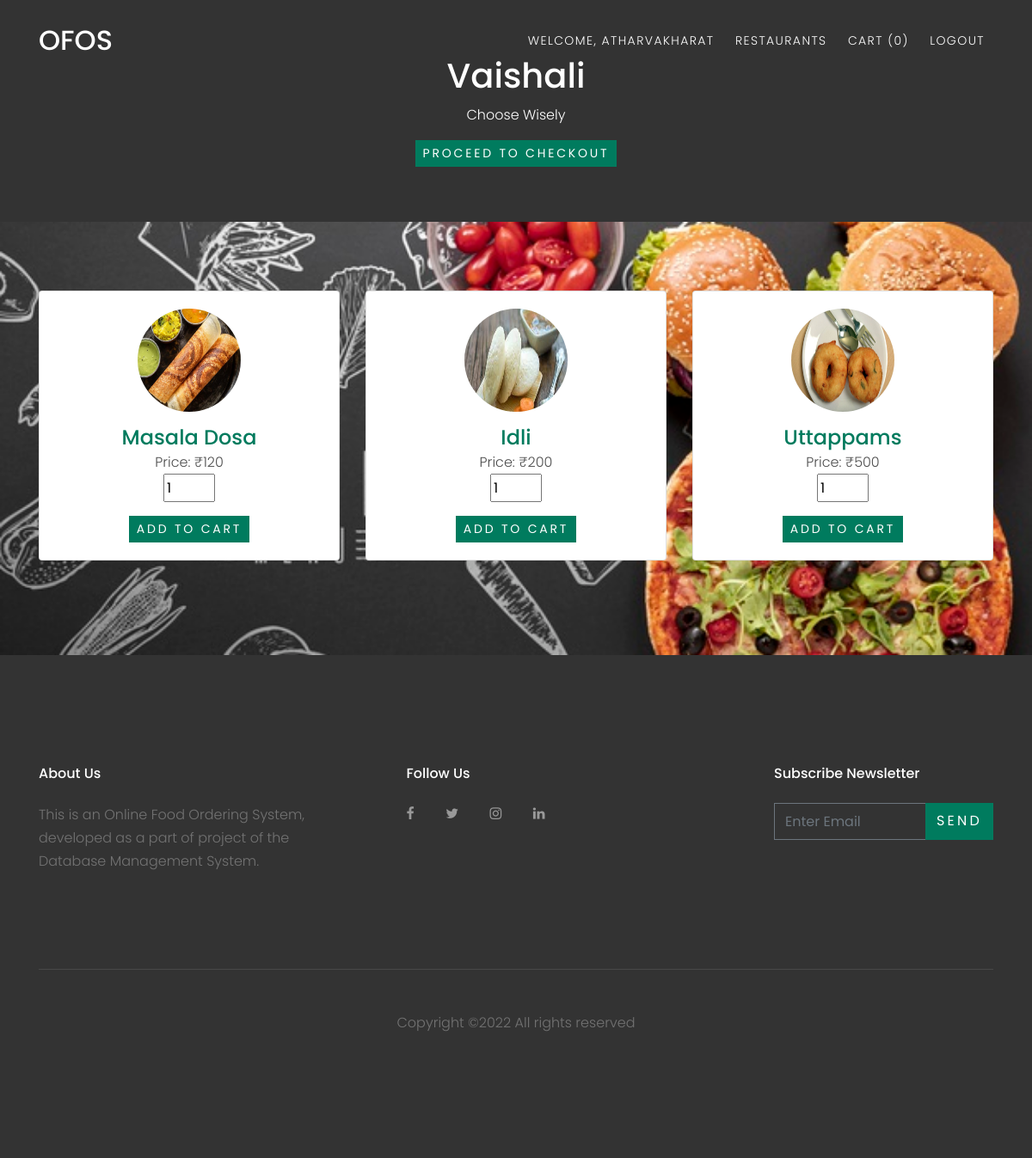
The page /restaurant.php?rid=2 (signed in) on the database its author committed.
### tables this page shows
CREATE TABLE `restaurant` (
  `R_ID` int(30) NOT NULL,
  `name` varchar(30) NOT NULL,
  `location` varchar(30) NOT NULL,
  `phone_number` varchar(30) NOT NULL,
  `rating` float(2,1) NOT NULL
);

CREATE TABLE `menu_item` (
  `item_ID` int(30) NOT NULL,
  `name` varchar(30) NOT NULL,
  `price` int(30) NOT NULL,
  `description` varchar(30) NOT NULL,
  `R_ID` int(30) NOT NULL
);

### restaurant.php (the view, shortened to what this page needs)
<?php
  $conn = Connect();
if(isset($_GET["rid"])) {
  $R_ID = $_GET["rid"];
  $sql = "select * from restaurant where R_ID = $R_ID";
  $result = mysqli_query($conn,$sql);
  $rest = mysqli_fetch_assoc($result);
}
?>
<!DOCTYPE html>
<html lang="en">
  <head>
    <link rel="stylesheet" href="fonts/icomoon/style.css">
    <link rel="stylesheet" href="css/bootstrap.min.css">
    <link rel="stylesheet" href="css/magnific-popup.css">
    <link rel="stylesheet" href="css/jquery-ui.css">
    <link rel="stylesheet" href="css/owl.carousel.min.css">
    <link rel="stylesheet" href="css/owl.theme.default.min.css">
    <link rel="stylesheet" href="css/bootstrap-datepicker.css">
    <link rel="stylesheet" href="fonts/flaticon/font/flaticon.css">
    <link rel="stylesheet" href="css/aos.css">
    <link rel="stylesheet" href="css/style.css">
  </head>
  <body data-spy="scroll" data-target=".site-navbar-target" data-offset="200">
    <header class="site-navbar py-3 js-site-navbar site-navbar-target" role="banner" id="site-navbar">
      <div class="container">
        <div class="row align-items-center">
          <div class="col-11 col-xl-2 site-logo">
            <h1 class="mb-0"><a href="index.php" class="text-white h2 mb-0">OFOS</a></h1>
          </div>
          <div class="col-12 col-md-10 d-none d-xl-block">
            <nav class="site-navigation position-relative text-right" role="navigation">
              <ul class="site-menu js-clone-nav mx-auto d-none d-lg-block">
              <li><a href="customer.php" class="nav-link">Welcome, <?php echo $_SESSION["login_customer"]?></a></li>
              <li><a href="restaurant_choose.php"><span class="glyphicon glyphicon-shopping-cart"></span>Restaurants</a></li>
                <li><a href="cart.php?rid=<?php echo $R_ID;?>"><span class="glyphicon glyphicon-shopping-cart"></span> Cart  (<?php
                if(isset($_SESSION["cart"])){
                    $count = count($_SESSION["cart"]);
                    echo "$count";
                } else
                    echo "0";
                ?>) </a></li>
                <li><a href="logout.php" class="nav-link">Logout</a></li>
              </ul>
            </nav>
          </div>
          </div>
        </div>
    </header>
    <div class="jumbotron" style="color: #FFFFFF; margin-bottom: 0rem; background: #333333; border-radius:0rem">
        <div class="container text-center">
            <h1><?php echo $rest["name"]; ?></h1>
            <p>Choose Wisely</p>
            <?php
                echo '<a href="cart.php?rid='.$R_ID.'" class="btn btn-primary btn-sm">Proceed to Checkout</a>'
            ?>
        </div>
    </div>
    <div class="site-section" style="background-image: url(images/food_bg.jpg); background-size: cover" id="section-home">
      <div class="container">
        <div class="row align-items-center justify-content-center text-center" data-aos="fade-up" data-aos-delay="400">
        <?php
                $sql = "select * from menu_item where R_ID=".$R_ID." order by item_ID";
                $result = mysqli_query($conn, $sql);
                if ($result) {
                    while($row = mysqli_fetch_assoc($result)){
            ?>
                <div class="col-xs-12 col-sm-6 col-md-4">
                    <div class="image-flip1">
                        <div class="mainflip">
                            <div class="frontside">
                                <div class="card">
                                    <div class="card-body text-center">
                                        <p><img class=" img-fluid" src="images/menu_items/item_<?php echo $row["item_ID"]; ?>.jpg" alt="card image"></p>
                                        <form method="post" action="restaurant.php?action=add&id=<?php echo $row["item_ID"]; ?>&rid=<?php echo $row["R_ID"]; ?>">
                                        <h4 class="card-title" style="margin-bottom:0px"><?php echo $row["name"]; ?></h4>
                                        <p class="card-text" style="color: rgb(77,77,77); margin-bottom:0px">Price: &#8377;<?php echo $row["price"]; ?></p>
                                        <p class="card-text" style="color: rgb(77,77,77)"><input type="number" min="1" max="25" name="quantity" value="1" style="width: 60px"></p>
                                        <button type="submit" name="add" class="btn btn-primary btn-sm">Add to Cart</button>
                                        </form>
                                    </div>
                                </div>
                            </div>
                        </div>
                    </div>
                </div>
            <?php
                    }
                }
            ?>
        </div>
      </div>
    </div>
    <footer class="site-footer">
      <div class="container">
        <div class="row">
          <div class="col-md-9">
            <div class="row">
              <div class="col-md-5 mr-auto">
                <h2 class="footer-heading mb-4">About Us</h2>
                <p>This is an Online Food Ordering System, developed as a part of project of the Database Management System.</p>
              </div>
              <div class="col-md-6">
                <h2 class="footer-heading mb-4">Follow Us</h2>
                <a href="#" class="pl-0 pr-3"><span class="icon-facebook"></span></a>
                <a href="#" class="pl-3 pr-3"><span class="icon-twitter"></span></a>
                <a href="#" class="pl-3 pr-3"><span class="icon-instagram"></span></a>
                <a href="#" class="pl-3 pr-3"><span class="icon-linkedin"></span></a>
              </div>
            </div>
          </div>
          <div class="col-md-3">
            <h2 class="footer-heading mb-4">Subscribe Newsletter</h2>
            <form action="#" method="post">
              <div class="input-group mb-3">
                <input type="text" class="form-control border-secondary text-white bg-transparent" placeholder="Enter Email" aria-label="Enter Email" aria-describedby="button-addon2">
                <div class="input-group-append">
                  <button class="btn btn-primary text-white" type="button" id="button-addon2">Send</button>
                </div>
              </div>
            </form>
          </div>
        </div>
        <div class="row pt-5 mt-5 text-center">
          <div class="col-md-12">
            <div class="border-top pt-5">
              <p>
            Copyright &copy;<script>document.write(new Date().getFullYear());</script> All rights reserved
            </p>
            </div>
          </div>
        </div>
      </div>
    </footer>
  </body>
</html>

### css/style.css (style rules this page uses)
body { line-height: 1.7; color: #4d4d4d; font-weight: 300; font-size: 1rem; }
a { -webkit-transition: .3s all ease; -o-transition: .3s all ease; transition: .3s all ease; }
h1, h2, h3, h4, h5, .h1, .h2, .h3, .h4, .h5 { font-family: "Poppins", -apple-system, BlinkMacSystemFont, "Segoe UI", Roboto, "Helvetica Neue", Arial, sans-serif, "Apple Color Emoji", "Segoe UI Emoji", "Segoe UI Symbol", "Noto Color Emoji"; }
.btn { text-transform: uppercase; letter-spacing: .2em; border-radius: 0; }
.form-control { height: 43px; border-radius: 0; }
.site-section { padding: 2.5em 0; }
@media (min-width: 768px) { .site-section { padding: 5em 0; } }
.border-top { border-top: 1px solid #edf0f5 !important; }
.site-footer { padding: 4em 0; background: #333333; }
@media (min-width: 768px) { .site-footer { padding: 8em 0; } }
.site-footer .border-top { border-top: 1px solid rgba(255, 255, 255, 0.1) !important; }
.site-footer p { color: #737373; }
.site-footer h2, .site-footer h3, .site-footer h4, .site-footer h5 { color: #fff; }
.site-footer a { color: #999999; }
.site-footer .footer-heading { font-size: 16px; color: #fff; }
.site-navbar { margin-bottom: 0px; z-index: 1999; position: absolute; width: 100%; }
.site-navbar .site-logo { position: relative; top: -4px; }
.site-navbar .site-logo a { color: #fff; }
.site-navbar .site-navigation .site-menu { margin-bottom: 0; }
.site-navbar .site-navigation .site-menu a { text-decoration: none !important; display: inline-block; text-transform: uppercase; letter-spacing: .1em; font-size: 14px; }
.site-navbar .site-navigation .site-menu > li { display: inline-block; padding: 10px 10px; }
.site-navbar .site-navigation .site-menu > li > a { padding: 10px 0px; color: #fff; text-decoration: none !important; }
.site-mobile-menu .site-nav-wrap { padding: 0; margin: 0; list-style: none; position: relative; }
.site-mobile-menu .site-nav-wrap a { padding: 10px 20px; display: block; position: relative; color: #212529; }
.site-mobile-menu .site-nav-wrap li { position: relative; display: block; }
.site-mobile-menu .site-nav-wrap > li { display: block; position: relative; float: left; width: 100%; }
.site-mobile-menu .site-nav-wrap > li > a { padding-left: 20px; font-size: 20px; }

### restaurant.php (style rules this page uses)
.btn-primary { color: #fff; background-color: #007b5e; border-color: #007b5e; }
.mainflip { -webkit-transition: 1s; -webkit-transform-style: preserve-3d; -ms-transition: 1s; -moz-transition: 1s; -moz-transform: perspective(1000px); -moz-transform-style: preserve-3d; -ms-transform-style: preserve-3d; transition: 1s; transform-style: preserve-3d; position: relative; }
.frontside { position: relative; -webkit-transform: rotateY(0deg); -ms-transform: rotateY(0deg); z-index: 2; margin-bottom: 30px; }
.frontside, .backside { -webkit-backface-visibility: hidden; -moz-backface-visibility: hidden; -ms-backface-visibility: hidden; backface-visibility: hidden; -webkit-transition: 1s; -webkit-transform-style: preserve-3d; -moz-transition: 1s; -moz-transform-style: preserve-3d; -o-transition: 1s; -o-transform-style: preserve-3d; -ms-transition: 1s; -ms-transform-style: preserve-3d; transition: 1s; transform-style: preserve-3d; }
.frontside .card, .backside .card { min-height: 312px; }
.frontside .card .card-title, .backside .card .card-title { color: #007b5e !important; }
.frontside .card .card-body img { width: 120px; height: 120px; border-radius: 50%; }

### rows shown on the page
restaurant: name "Vaishali"
menu_item: shows a picture, name "Masala Dosa", price "120"
menu_item: shows a picture, name "Idli", price "200"
menu_item: shows a picture, name "Uttappams", price "500"

### other values the page prints
$_SESSION["login_customer"] "ATHARVAKHARAT"
